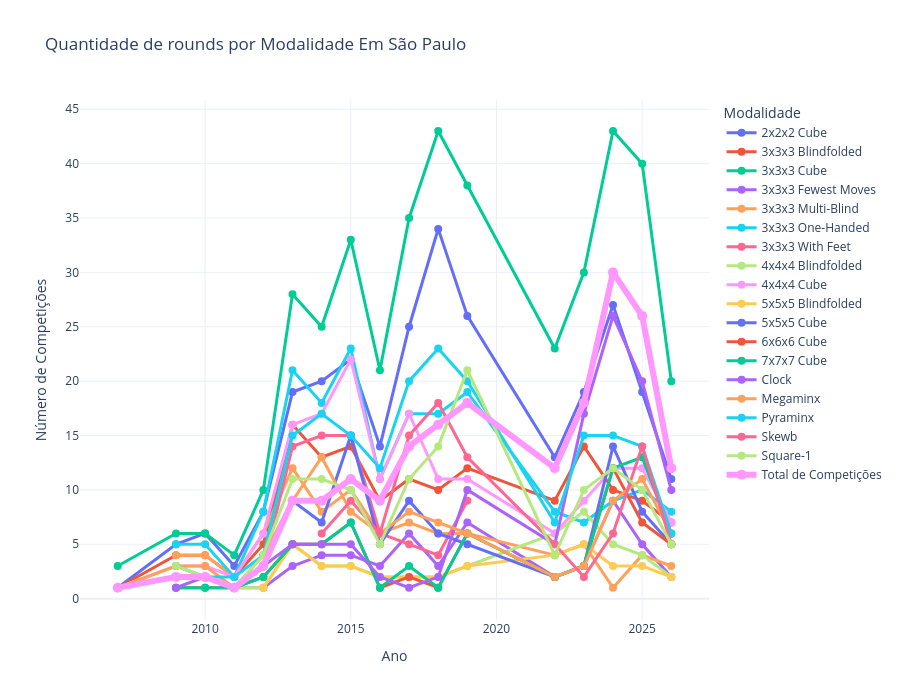

Here is the notebook cell this chart was saved with:
### Code cell
fig_rounds_sp = plot_events_over_time(df_final.rename(columns={'competitive_units': 'num_competitions'}), 'Quantidade de rounds por Modalidade Em São Paulo')
fig_rounds_sp

### Figure 1 — Plotly figure (JSON) as saved in the notebook; plotly's stock layout.template omitted (floating-point values rounded to 4 significant figures)
{"data": [{"hovertemplate": "<b>%{fullData.name}</b><br>Ano: %{x}<br>Competições: %{y}<extra></extra>", "line": {"width": 3}, "marker": {"size": 8}, "mode": "lines+markers", "name": "2x2x2 Cube", "type": "scatter", "x": [2007, 2009, 2010, 2011, 2012, 2013, 2014, 2015, 2016, 2017, 2018, 2019, 2022, 2023, 2024, 2025, 2026], "y": [1.0, 5.0, 6.0, 3.0, 8.0, 19.0, 20.0, 22.0, 14.0, 25.0, 34.0, 26.0, 13.0, 19.0, 27.0, 19.0, 11.0]}, {"hovertemplate": "<b>%{fullData.name}</b><br>Ano: %{x}<br>Competições: %{y}<extra></extra>", "line": {"width": 3}, "marker": {"size": 8}, "mode": "lines+markers", "name": "3x3x3 Blindfolded", "type": "scatter", "x": [2007, 2009, 2010, 2011, 2012, 2013, 2014, 2015, 2016, 2017, 2018, 2019, 2022, 2023, 2024, 2025, 2026], "y": [1.0, 4.0, 4.0, 2.0, 5.0, 16.0, 13.0, 14.0, 9.0, 11.0, 10.0, 12.0, 9.0, 14.0, 10.0, 9.0, 7.0]}, {"hovertemplate": "<b>%{fullData.name}</b><br>Ano: %{x}<br>Competições: %{y}<extra></extra>", "line": {"width": 3}, "marker": {"size": 8}, "mode": "lines+markers", "name": "3x3x3 Cube", "type": "scatter", "x": [2007, 2009, 2010, 2011, 2012, 2013, 2014, 2015, 2016, 2017, 2018, 2019, 2022, 2023, 2024, 2025, 2026], "y": [3.0, 6.0, 6.0, 4.0, 10.0, 28.0, 25.0, 33.0, 21.0, 35.0, 43.0, 38.0, 23.0, 30.0, 43.0, 40.0, 20.0]}, {"hovertemplate": "<b>%{fullData.name}</b><br>Ano: %{x}<br>Competições: %{y}<extra></extra>", "line": {"width": 3}, "marker": {"size": 8}, "mode": "lines+markers", "name": "3x3x3 Fewest Moves", "type": "scatter", "x": [2009, 2010, 2011, 2012, 2013, 2014, 2015, 2016, 2017, 2018, 2019, 2022, 2023, 2024, 2025, 2026], "y": [2.0, 2.0, 1.0, 1.0, 3.0, 4.0, 4.0, 3.0, 6.0, 3.0, 7.0, 2.0, 3.0, 9.0, 5.0, 2.0]}, {"hovertemplate": "<b>%{fullData.name}</b><br>Ano: %{x}<br>Competições: %{y}<extra></extra>", "line": {"width": 3}, "marker": {"size": 8}, "mode": "lines+markers", "name": "3x3x3 Multi-Blind", "type": "scatter", "x": [2009, 2010, 2011, 2012, 2013, 2014, 2015, 2016, 2017, 2018, 2019, 2022, 2023, 2024, 2025, 2026], "y": [4.0, 4.0, 2.0, 6.0, 12.0, 8.0, 10.0, 6.0, 7.0, 6.0, 6.0, 4.0, 5.0, 1.0, 4.0, 3.0]}, {"hovertemplate": "<b>%{fullData.name}</b><br>Ano: %{x}<br>Competições: %{y}<extra></extra>", "line": {"width": 3}, "marker": {"size": 8}, "mode": "lines+markers", "name": "3x3x3 One-Handed", "type": "scatter", "x": [2009, 2010, 2011, 2012, 2013, 2014, 2015, 2016, 2017, 2018, 2019, 2022, 2023, 2024, 2025, 2026], "y": [5.0, 5.0, 2.0, 8.0, 21.0, 18.0, 23.0, 11.0, 17.0, 17.0, 19.0, 8.0, 7.0, 9.0, 10.0, 8.0]}, {"hovertemplate": "<b>%{fullData.name}</b><br>Ano: %{x}<br>Competições: %{y}<extra></extra>", "line": {"width": 3}, "marker": {"size": 8}, "mode": "lines+markers", "name": "3x3x3 With Feet", "type": "scatter", "x": [2007, 2009, 2010, 2011, 2012, 2013, 2014, 2015, 2016, 2017, 2018, 2019], "y": [1.0, 2.0, 2.0, 1.0, 3.0, 14.0, 15.0, 15.0, 6.0, 5.0, 4.0, 9.0]}, {"hovertemplate": "<b>%{fullData.name}</b><br>Ano: %{x}<br>Competições: %{y}<extra></extra>", "line": {"width": 3}, "marker": {"size": 8}, "mode": "lines+markers", "name": "4x4x4 Blindfolded", "type": "scatter", "x": [2009, 2010, 2011, 2012, 2013, 2014, 2015, 2016, 2017, 2018, 2019, 2022, 2023, 2024, 2025, 2026], "y": [2.0, 2.0, 1.0, 1.0, 5.0, 3.0, 3.0, 2.0, 2.0, 2.0, 3.0, 6.0, 8.0, 5.0, 4.0, 2.0]}, {"hovertemplate": "<b>%{fullData.name}</b><br>Ano: %{x}<br>Competições: %{y}<extra></extra>", "line": {"width": 3}, "marker": {"size": 8}, "mode": "lines+markers", "name": "4x4x4 Cube", "type": "scatter", "x": [2007, 2009, 2010, 2011, 2012, 2013, 2014, 2015, 2016, 2017, 2018, 2019, 2022, 2023, 2024, 2025, 2026], "y": [1.0, 3.0, 3.0, 2.0, 6.0, 16.0, 17.0, 22.0, 11.0, 17.0, 11.0, 11.0, 6.0, 9.0, 12.0, 12.0, 7.0]}, {"hovertemplate": "<b>%{fullData.name}</b><br>Ano: %{x}<br>Competições: %{y}<extra></extra>", "line": {"width": 3}, "marker": {"size": 8}, "mode": "lines+markers", "name": "5x5x5 Blindfolded", "type": "scatter", "x": [2012, 2013, 2014, 2015, 2016, 2017, 2018, 2019, 2022, 2023, 2024, 2025, 2026], "y": [1.0, 5.0, 3.0, 3.0, 2.0, 2.0, 2.0, 3.0, 4.0, 5.0, 3.0, 3.0, 2.0]}, {"hovertemplate": "<b>%{fullData.name}</b><br>Ano: %{x}<br>Competições: %{y}<extra></extra>", "line": {"width": 3}, "marker": {"size": 8}, "mode": "lines+markers", "name": "5x5x5 Cube", "type": "scatter", "x": [2007, 2009, 2010, 2011, 2012, 2013, 2014, 2015, 2016, 2017, 2018, 2019, 2022, 2023, 2024, 2025, 2026], "y": [1.0, 2.0, 2.0, 1.0, 3.0, 9.0, 7.0, 15.0, 5.0, 9.0, 6.0, 5.0, 2.0, 3.0, 14.0, 8.0, 5.0]}, {"hovertemplate": "<b>%{fullData.name}</b><br>Ano: %{x}<br>Competições: %{y}<extra></extra>", "line": {"width": 3}, "marker": {"size": 8}, "mode": "lines+markers", "name": "6x6x6 Cube", "type": "scatter", "x": [2009, 2010, 2011, 2012, 2013, 2014, 2015, 2016, 2017, 2018, 2019, 2022, 2023, 2024, 2025, 2026], "y": [1.0, 1.0, 1.0, 2.0, 5.0, 5.0, 7.0, 1.0, 2.0, 1.0, 6.0, 2.0, 3.0, 12.0, 7.0, 5.0]}, {"hovertemplate": "<b>%{fullData.name}</b><br>Ano: %{x}<br>Competições: %{y}<extra></extra>", "line": {"width": 3}, "marker": {"size": 8}, "mode": "lines+markers", "name": "7x7x7 Cube", "type": "scatter", "x": [2009, 2010, 2011, 2012, 2013, 2014, 2015, 2016, 2017, 2018, 2019, 2022, 2023, 2024, 2025, 2026], "y": [1.0, 1.0, 1.0, 2.0, 5.0, 5.0, 7.0, 1.0, 3.0, 1.0, 6.0, 2.0, 3.0, 12.0, 13.0, 6.0]}, {"hovertemplate": "<b>%{fullData.name}</b><br>Ano: %{x}<br>Competições: %{y}<extra></extra>", "line": {"width": 3}, "marker": {"size": 8}, "mode": "lines+markers", "name": "Clock", "type": "scatter", "x": [2009, 2010, 2011, 2012, 2013, 2014, 2015, 2016, 2017, 2018, 2019, 2022, 2023, 2024, 2025, 2026], "y": [1.0, 2.0, 1.0, 3.0, 5.0, 5.0, 5.0, 2.0, 1.0, 2.0, 10.0, 5.0, 17.0, 26.0, 20.0, 10.0]}, {"hovertemplate": "<b>%{fullData.name}</b><br>Ano: %{x}<br>Competições: %{y}<extra></extra>", "line": {"width": 3}, "marker": {"size": 8}, "mode": "lines+markers", "name": "Megaminx", "type": "scatter", "x": [2007, 2009, 2010, 2011, 2012, 2013, 2014, 2015, 2016, 2017, 2018, 2019, 2022, 2023, 2024, 2025, 2026], "y": [1.0, 3.0, 3.0, 1.0, 4.0, 9.0, 13.0, 8.0, 6.0, 8.0, 7.0, 6.0, 2.0, 3.0, 9.0, 11.0, 6.0]}, {"hovertemplate": "<b>%{fullData.name}</b><br>Ano: %{x}<br>Competições: %{y}<extra></extra>", "line": {"width": 3}, "marker": {"size": 8}, "mode": "lines+markers", "name": "Pyraminx", "type": "scatter", "x": [2009, 2010, 2011, 2012, 2013, 2014, 2015, 2016, 2017, 2018, 2019, 2022, 2023, 2024, 2025, 2026], "y": [3.0, 2.0, 2.0, 4.0, 15.0, 17.0, 15.0, 12.0, 20.0, 23.0, 20.0, 7.0, 15.0, 15.0, 14.0, 6.0]}, {"hovertemplate": "<b>%{fullData.name}</b><br>Ano: %{x}<br>Competições: %{y}<extra></extra>", "line": {"width": 3}, "marker": {"size": 8}, "mode": "lines+markers", "name": "Skewb", "type": "scatter", "x": [2014, 2015, 2016, 2017, 2018, 2019, 2022, 2023, 2024, 2025, 2026], "y": [6.0, 9.0, 6.0, 15.0, 18.0, 13.0, 5.0, 2.0, 6.0, 14.0, 5.0]}, {"hovertemplate": "<b>%{fullData.name}</b><br>Ano: %{x}<br>Competições: %{y}<extra></extra>", "line": {"width": 3}, "marker": {"size": 8}, "mode": "lines+markers", "name": "Square-1", "type": "scatter", "x": [2009, 2010, 2011, 2012, 2013, 2014, 2015, 2016, 2017, 2018, 2019, 2022, 2023, 2024, 2025, 2026], "y": [3.0, 2.0, 1.0, 4.0, 11.0, 11.0, 10.0, 5.0, 11.0, 14.0, 21.0, 4.0, 10.0, 12.0, 10.0, 5.0]}, {"hovertemplate": "<b>Total de Competições</b><br>Ano: %{x}<br>Total: %{y}<extra></extra>", "line": {"width": 6}, "marker": {"size": 10}, "mode": "lines+markers", "name": "Total de Competições", "type": "scatter", "x": [2007, 2009, 2010, 2011, 2012, 2013, 2014, 2015, 2016, 2017, 2018, 2019, 2022, 2023, 2024, 2025, 2026], "y": [1, 2, 2, 1, 3, 9, 9, 11, 9, 14, 16, 18, 12, 18, 30, 26, 12]}], "layout": {"height": 700, "hovermode": "closest", "legend": {"itemclick": "toggle", "itemdoubleclick": "toggleothers", "title": {"text": "Modalidade"}}, "title": {"text": "Quantidade de rounds por Modalidade Em São Paulo"}, "xaxis": {"title": {"text": "Ano"}}, "yaxis": {"title": {"text": "Número de Competições"}}}}
